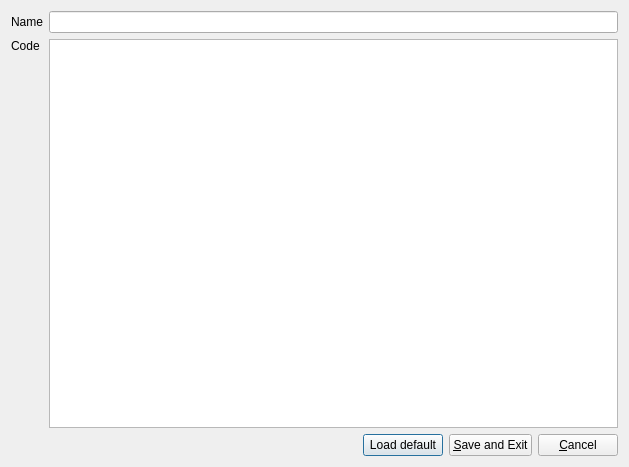
<?xml version="1.0" encoding="UTF-8"?>
<ui version="4.0">
 <class>TemplateEditor</class>
 <widget class="QDialog" name="TemplateEditor">
  <property name="windowModality">
   <enum>Qt::ApplicationModal</enum>
  </property>
  <property name="geometry">
   <rect>
    <x>0</x>
    <y>0</y>
    <width>629</width>
    <height>467</height>
   </rect>
  </property>
  <property name="windowTitle">
   <string>Template Editor</string>
  </property>
  <layout class="QGridLayout" name="gridLayout_2">
   <item row="0" column="0">
    <layout class="QGridLayout" name="gridLayout">
     <item row="0" column="0">
      <widget class="QLabel" name="labelTemplateName">
       <property name="text">
        <string>Name</string>
       </property>
      </widget>
     </item>
     <item row="0" column="1">
      <widget class="QLineEdit" name="lineEditTemplateName"/>
     </item>
     <item row="1" column="1">
      <widget class="QPlainTextEdit" name="textEditCode">
       <property name="font">
        <font>
         <family>Courier New</family>
         <pointsize>11</pointsize>
        </font>
       </property>
      </widget>
     </item>
     <item row="1" column="0">
      <layout class="QVBoxLayout" name="verticalLayout">
       <item>
        <widget class="QLabel" name="labelTemplateCode">
         <property name="text">
          <string>Code</string>
         </property>
        </widget>
       </item>
       <item>
        <spacer name="verticalSpacer">
         <property name="orientation">
          <enum>Qt::Vertical</enum>
         </property>
         <property name="sizeHint" stdset="0">
          <size>
           <width>20</width>
           <height>40</height>
          </size>
         </property>
        </spacer>
       </item>
      </layout>
     </item>
     <item row="2" column="1">
      <layout class="QHBoxLayout" name="horizontalLayout_2">
       <item>
        <spacer name="horizontalSpacer">
         <property name="orientation">
          <enum>Qt::Horizontal</enum>
         </property>
         <property name="sizeHint" stdset="0">
          <size>
           <width>40</width>
           <height>20</height>
          </size>
         </property>
        </spacer>
       </item>
       <item>
        <widget class="QPushButton" name="buttonLoadDefault">
         <property name="text">
          <string>Load default</string>
         </property>
        </widget>
       </item>
       <item>
        <widget class="QPushButton" name="buttonSaveExit">
         <property name="text">
          <string>&amp;Save and Exit</string>
         </property>
        </widget>
       </item>
       <item>
        <widget class="QPushButton" name="buttonCancel">
         <property name="text">
          <string>&amp;Cancel</string>
         </property>
        </widget>
       </item>
      </layout>
     </item>
    </layout>
   </item>
  </layout>
 </widget>
 <resources/>
 <connections/>
</ui>
